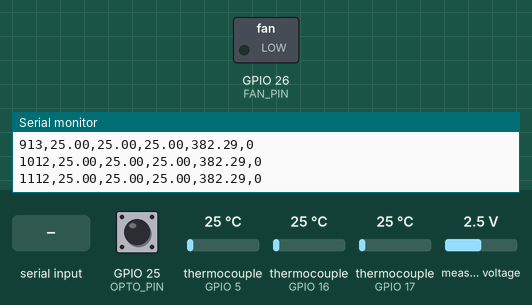
The sketch below on a simulated ESP32. Parts: switched loads named in the sketch (green lamp = pin HIGH), the last lines printed to the serial monitor. The test bench sets the inputs (shaded band); at power-on: GPIO 25 (OPTO_PIN) HIGH, thermocouple (sensors on GPIO 5, GPIO 16, GPIO 17) 25 °C, measured voltage 2.5 V.

Above: at 1.2 s.
1.3 s: "F1\n" received over Serial
At 2.1 s:
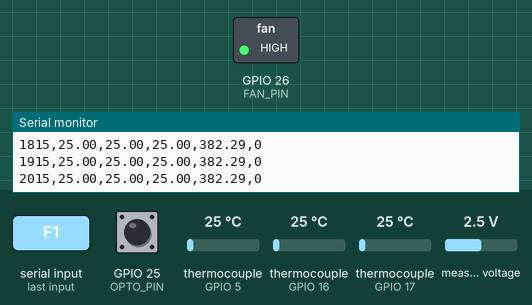
2.8 s: "F0\n" received over Serial
At 3.2 s:
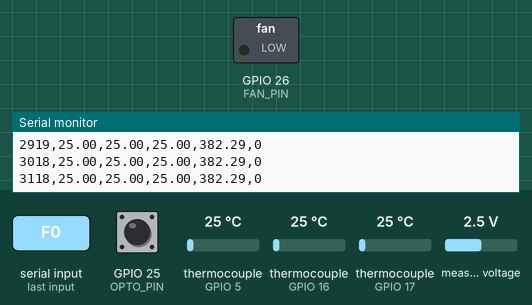
Timing chart, 0 to 5.8 s (numbered marks = the images above; inputs shaded):
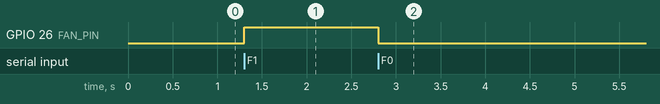

Measured:
- after the input at 1.3 s, GPIO 26 (FAN_PIN): LOW → HIGH at once
- after the input at 2.8 s, GPIO 26 (FAN_PIN): HIGH → LOW at once

The sketch:

esp_kod.ino
```cpp
#include <SPI.h>
#include <Wire.h>
#include <Adafruit_MAX31855.h>
#include <Adafruit_ADS1X15.h>

// infra homero
const float SHUNT_RESISTOR = 154.0; // precizios meroellenallas
const float IR_TEMP_MIN    = 0.0;   // homerseklet 4mA
const float IR_TEMP_MAX    = 500.0; // homerseklet 20 mA

//K types senzorok gpiok
#define MAXDO   19
#define MAXCLK  18
#define CS1     5
#define CS2     17
#define CS3     16

Adafruit_MAX31855 t1(MAXCLK, CS1, MAXDO);
Adafruit_MAX31855 t2(MAXCLK, CS2, MAXDO);
Adafruit_MAX31855 t3(MAXCLK, CS3, MAXDO);

Adafruit_ADS1115 ads;

//tovabbi gpiok
#define TRIGGER_PIN 27
#define FAN_PIN     26
#define OPTO_PIN    25

unsigned long lastMillis = 0;
const int timer100ms = 100;

// Stroboszkop beallitasok
bool strobeActive = false;
int targetFlashes = 0;
long targetInterval = 0;
int targetCycles = 0;

int currentCycles = 0;
unsigned long lastSequenceTime = 0;
bool inSequenceDelay = false;

volatile bool optoTriggered = false;

void IRAM_ATTR optoISR() {
  optoTriggered = true;
}

void setup() {
  Serial.begin(115200);

  pinMode(TRIGGER_PIN, OUTPUT);
  pinMode(FAN_PIN, OUTPUT);
  digitalWrite(TRIGGER_PIN, LOW);
  digitalWrite(FAN_PIN, LOW);

  pinMode(OPTO_PIN, INPUT_PULLUP);
  attachInterrupt(digitalPinToInterrupt(OPTO_PIN), optoISR, FALLING);

  t1.begin();
  t2.begin();
  t3.begin();

  ads.begin();
}

void loop() {
  if (Serial.available() > 0) {
    String cmd = Serial.readStringUntil('\n');
    cmd.trim();

    if (cmd == "F1") {
      digitalWrite(FAN_PIN, HIGH);
    } else if (cmd == "F0") {
      digitalWrite(FAN_PIN, LOW);
    } else if (cmd.startsWith("S")) {
      sscanf(cmd.c_str(), "S%d,%ld,%d", &targetFlashes, &targetInterval, &targetCycles);
      strobeActive = true;
      currentCycles = 0;
      inSequenceDelay = false;
    } else if (cmd == "X") {
      strobeActive = false;
      digitalWrite(TRIGGER_PIN, LOW);
    }
  }

  // stroboszkop vezerles
  if (strobeActive) {
    if (!inSequenceDelay) {
      for (int i = 0; i < targetFlashes; i++) {
        if (!strobeActive) break;

        digitalWrite(TRIGGER_PIN, HIGH);
        delayMicroseconds(100);
        digitalWrite(TRIGGER_PIN, LOW);

        if (i < targetFlashes - 1) {
          delay(50);
        }
      }

      currentCycles++;
      if (currentCycles >= targetCycles) {
        strobeActive = false;
      } else {
        inSequenceDelay = true;
        lastSequenceTime = millis();
      }
    } else {
      if (millis() - lastSequenceTime >= (unsigned long)targetInterval) {
        inSequenceDelay = false;
      }
    }
  }

  //adatok olvasasa
  if (millis() - lastMillis >= timer100ms) {
    lastMillis = millis();

    float temp1 = t1.readCelsius();
    float temp2 = t2.readCelsius();
    float temp3 = t3.readCelsius();

    int16_t adc0 = ads.readADC_SingleEnded(0);

    float voltage = (adc0 * 0.1875) / 1000.0;
    float current_mA = (voltage / SHUNT_RESISTOR) * 1000.0;

    // T_min + (Aktuális_mA - 4mA) * ((T_max - T_min) / (20mA - 4mA))
    float temp4 = IR_TEMP_MIN + (current_mA - 4.0) * ((IR_TEMP_MAX - IR_TEMP_MIN) / 16.0);
    // ---------------------------------

    int optoStatus = optoTriggered ? 1 : 0;
    optoTriggered = false;

    // adatok kuldese
    Serial.print(millis()); Serial.print(",");
    Serial.print(isnan(temp1) ? "Error" : String(temp1)); Serial.print(",");
    Serial.print(isnan(temp2) ? "Error" : String(temp2)); Serial.print(",");
    Serial.print(isnan(temp3) ? "Error" : String(temp3)); Serial.print(",");
    Serial.print(temp4, 2); Serial.print(",");
    Serial.println(optoStatus);
  }
}
```
